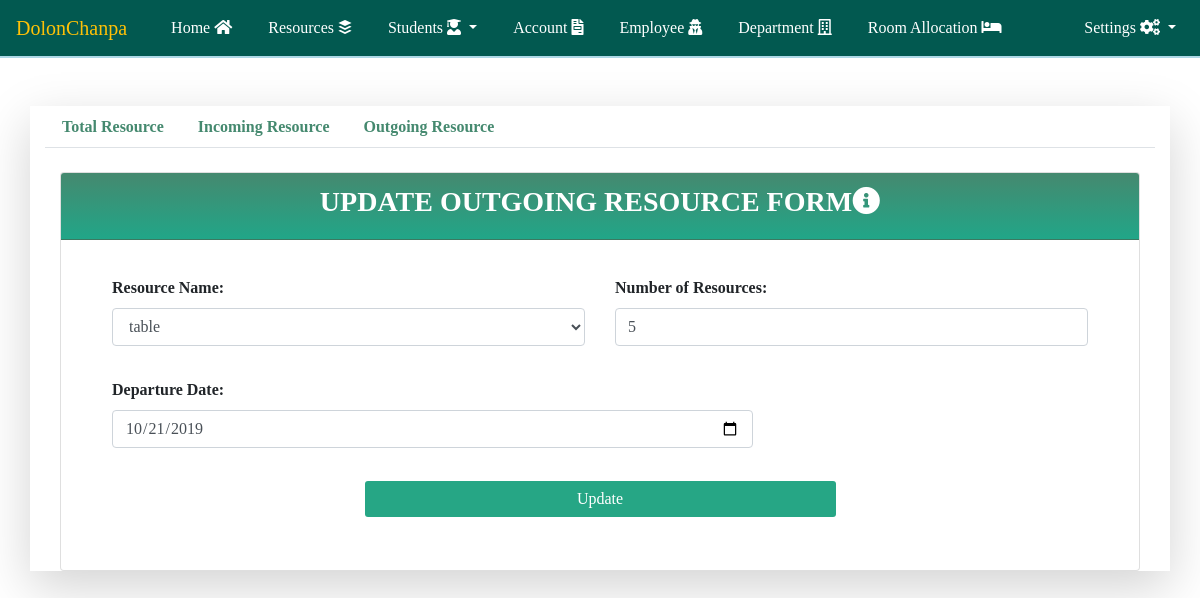
/update_outgoing_resource_information.php?id=17 (signed in), run on the app's committed database.
### tables this page shows
CREATE TABLE `outgoing_resource` (
  `id` int(11) NOT NULL,
  `resource_id` int(11) NOT NULL,
  `number_of_resources` varchar(100) NOT NULL,
  `month` varchar(10) NOT NULL,
  `year` varchar(10) NOT NULL,
  `departure_date` date NOT NULL
);

CREATE TABLE `resource_name` (
  `id` int(11) NOT NULL,
  `resource_name` varchar(200) NOT NULL
);

### update_outgoing_resource_information.php (the view, shortened to what this page needs)
<?php include('header.php')?>
<?php include('database_connection.php')?>
<?php
if(!isset($_GET['id']))
{
    ?>
    <script>
        window.location = "home.php";
    </script>
    <?php
}
else if(isset($_GET['id']))
{
    $outgoing_resource_id_validation_qry = "SELECT * FROM `outgoing_resource` WHERE `id` = '$_GET[id]'";
    $outgoing_resource_id_validation_qry_run = mysqli_query($conn, $outgoing_resource_id_validation_qry);
    $outgoing_resource_id_validation_qry_run_res = mysqli_fetch_assoc($outgoing_resource_id_validation_qry_run);
        ?>
        <?php
}
?>
<?php include('resource_header.php')?>
<div class="container"><br>
    <div class="row justify-content-center">
        <div class="col-lg-12 col-12">
            <div class="card">
                <div class="card-header">
                    <div class="row justify-content-center">
                        <div class="col-lg-12 col-md-12 col-12">
                            <h3 class ="text-center card_header_color text-uppercase">Update Outgoing Resource Form<span><i class="fas fa-info-circle"></i></span></h3>
                        </div>
                    </div>
                </div>
                <div class="card-body">
                    <form action="" method = "POST">
                        <div class="row m-3">
                            <div class="col-lg-6 col-md-6 col-12 ">
                                <div class="form-group">
                                    <label for="">Resource Name:</label>
                                    <br>
                                    <select name="resource_name" id ="outgoing_select" class = "form-control" onchange = "myFunction()" required>
                                    <?php
                                    $select_resource_name_qry = "SELECT * FROM `resource_name`";
                                    $run_select_resource_name_qry = mysqli_query($conn, $select_resource_name_qry);
                                    while($row = mysqli_fetch_assoc($run_select_resource_name_qry))
                                    {
                                        ?>
                                        <option value="<?php echo $row['id']?>" <?php if($row['id'] ==$outgoing_resource_id_validation_qry_run_res['resource_id'])
                                        {
                                            echo "selected";
                                        }?>><?php echo $row['resource_name']?></option>
                                        <?php
                                    }
                                    ?>
                                    </select>
                                </div>
                            </div>
                            <div class="col-lg-6 col-md-6 col-12">
                                <div class="form-group" >
                                    <label for="">Number of Resources:</label>
                                    <br>
                                    <input type="number" name = "resource_number" class = "form-control"required placeholder="Enter Number of Resources" value = "<?php if(isset($_POST['resource_number']))
                                    {
                                        echo $_POST['resource_number'];
                                    }
                                    else
                                    {
                                        echo $outgoing_resource_id_validation_qry_run_res['number_of_resources'];
                                    }
                                    ?>">
                                </div>
                            </div>
                        </div>
                        <div class="row m-3">
                            <div class="col-lg-8 col-md-8 col-12 ">
                                <div class="form-group">
                                    <label for="">Departure Date:</label>
                                    <br>
                                    <input type="date" class = "form-control" name = "departure_date" required value = "<?php
                                        if(isset($_POST['departure_date']))
                                        {
                                            echo $_POST['departure_date'];
                                        }
                                        else
                                        {
                                            echo $outgoing_resource_id_validation_qry_run_res['departure_date'];
                                        }
                                    ?>">
                                </div>
                            </div>
                        </div>
                        <div class="row m-3 justify-content-center">
                            <div class=" col-lg-6 col-10">
                                <div class="form-group">
                                    <input type="submit" name = "entry_form_submit" class = "form-control btn btn_color_employee" value = "Update">
                                </div>
                            </div>
                        </div>
                    </form>
                </div>
            </div>
        </div>
    </div>
</div>
<?php include('resource_footer.php')?>
<?php include('footer.php')?>

### css/style.css (style rules this page uses)
body { font-family: 'sans-serif'; }
.card-header { padding: .75rem 1.25rem; margin-bottom: 0; background-image: linear-gradient(#45896F, #21A688); border-bottom: 1px solid rgba(0,0,0,.125); }
.card_header_color { color: white; font-weight: bold; }
.btn_color_employee { background-color: #26A685; color:white; transition: color 1000ms ease, background-color 500ms ease; }
label { font-weight: bold; }

### data on the page
outgoing_resource: resource_name "table", resource_number "5", departure_date "10/21/2019"
